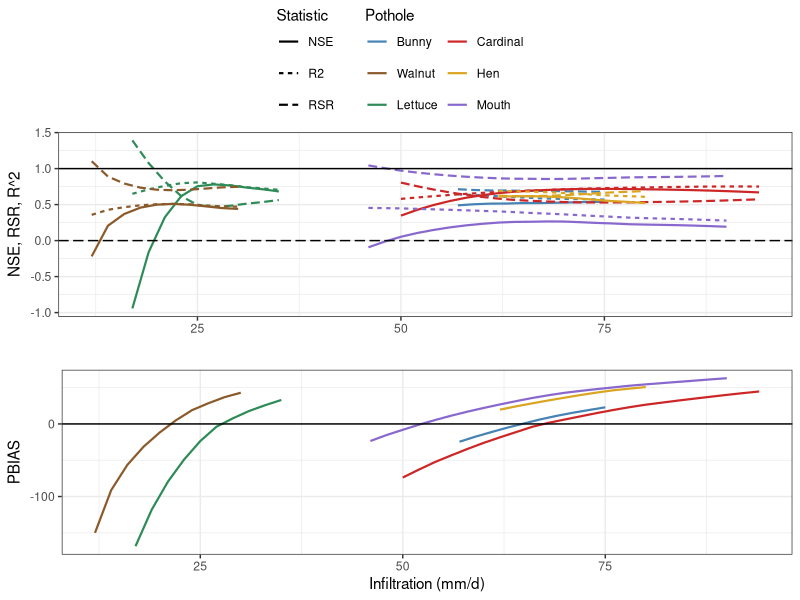
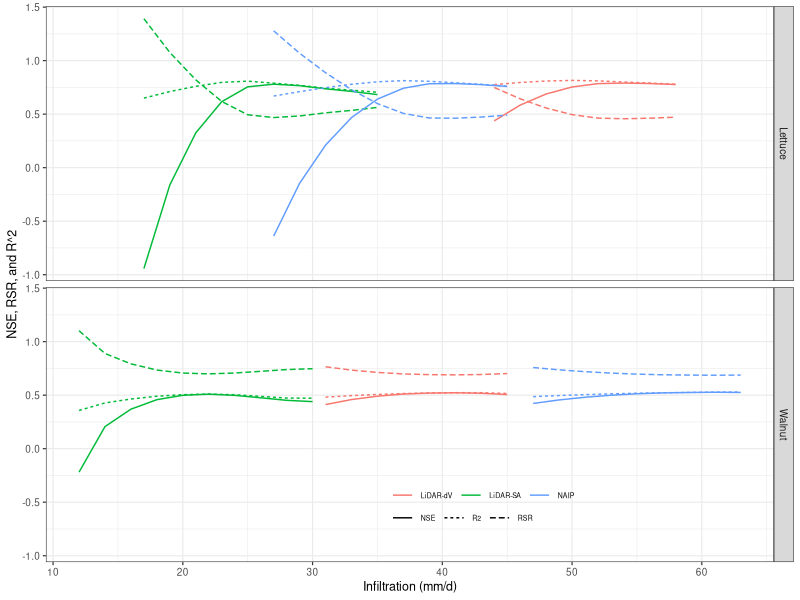
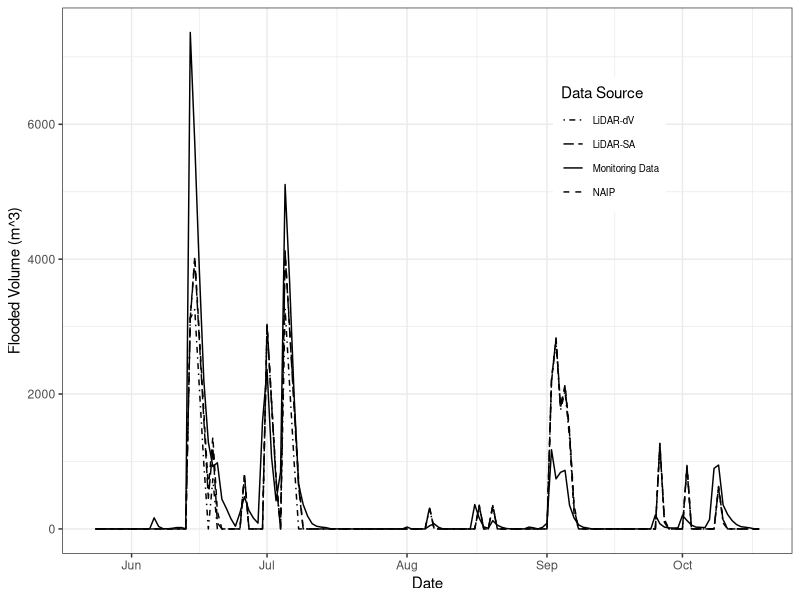
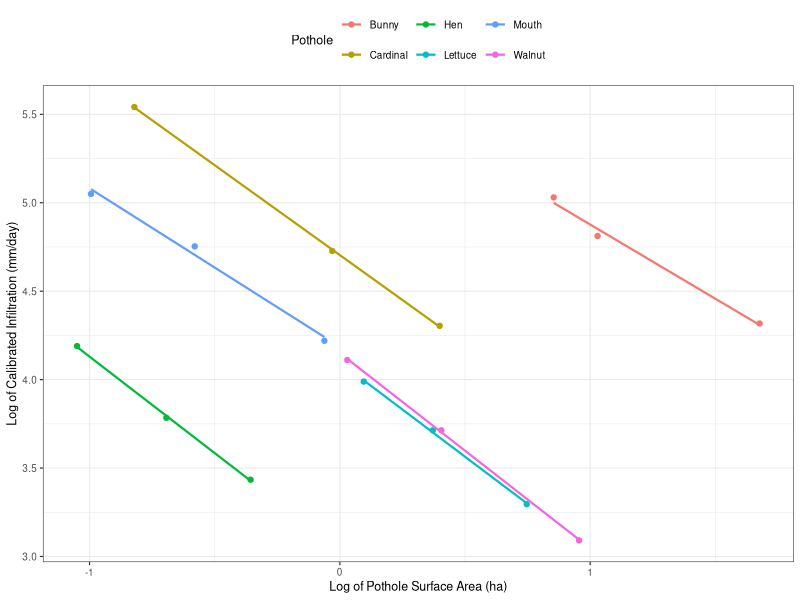
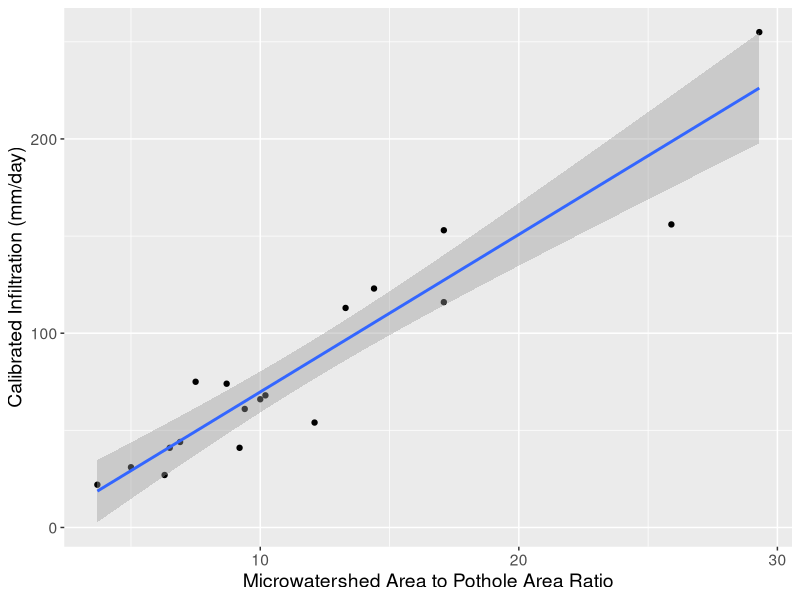
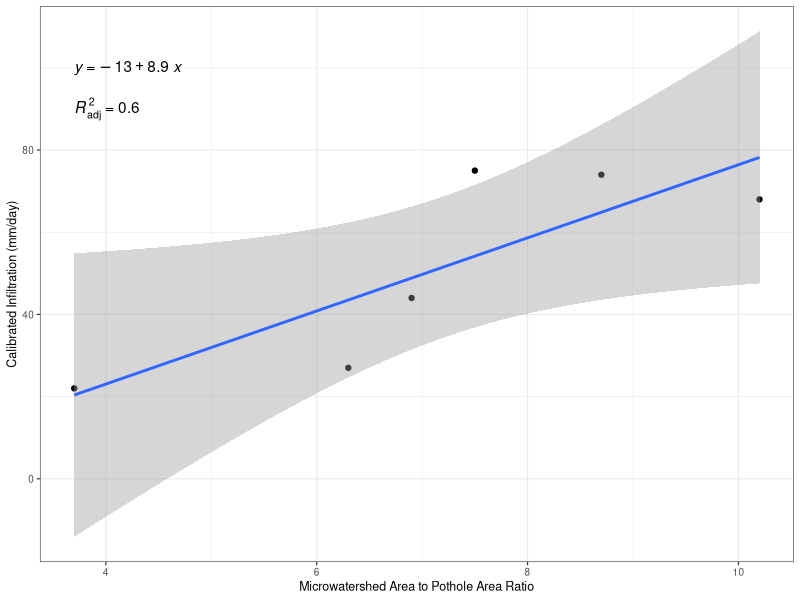
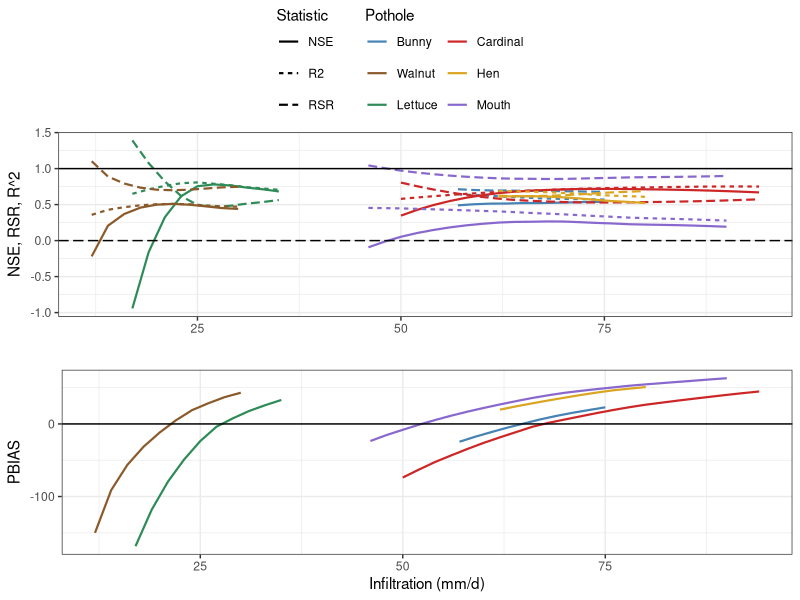
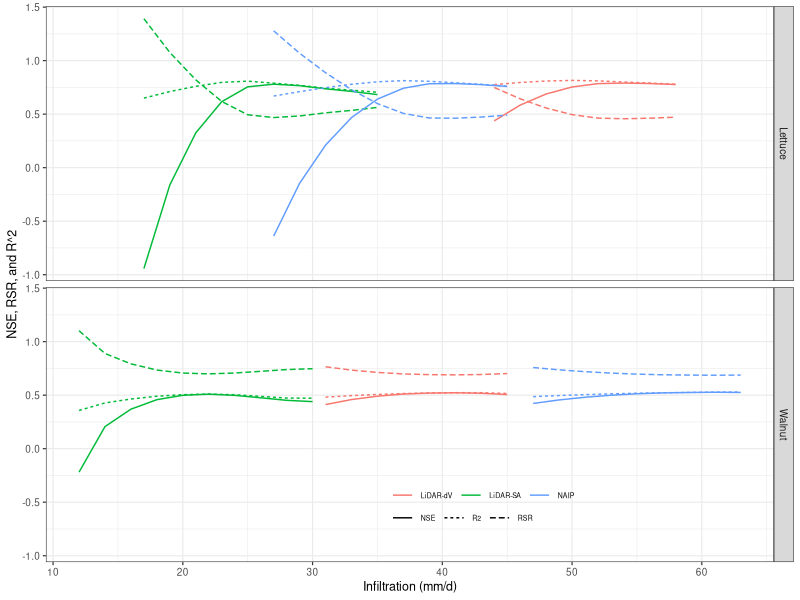

R code for these plots, in order:
## ---- chunk 1
knitr::opts_chunk$set(echo = F)
## ---- chunk 2
# AUTHOR: BRADY NAHKALA
# LAST REVISED: 03 SEP 2020
# PURPOSE: CREATE FIGURES FOR AWM TECH MEMO PUBLICATION
# 03.23.2020 - updated with new Cardinal and mouth data
# 
# 
# =======================
library(ggplot2)
library(dplyr)
library(RColorBrewer)
library(gridExtra)
library(tidyr)
library(ggpubr)
library(ggeffects)

# DATA ==================
stats_data <- as.data.frame(read.csv("Stats_Data_All_Potholes_Methods.csv", header=T, sep = ","))
stats_data_course <- as.data.frame(read.csv("Stats_Data_Course_All.csv", header=T, sep = ","))
head(stats_data)
head(stats_data_course)

nms <- c("Bunny", "Walnut", "Lettuce", "Cardinal", "Hen", "Mouth")
cols <- c("steelblue", "tan4", "seagreen", "firebrick3", "goldenrod", "mediumpurple3")

# FIGURE 3 ==============
stats_data_filter <- stats_data %>%
  filter(Method == 3)

stats_data_long <- stats_data_filter[, c(1, 7:11)] %>%
  gather(key="Statistic", value = "result", 3:6) %>%
  filter(Statistic != "PBIAS")

ylim.p <- c(-0.2, 1.1)
ylim.s <- c(-50, 150)

b <- diff(ylim.p)/diff(ylim.s)
a <- b*(ylim.p[1]-ylim.s[1])

txtsize <- 9  

fig3a <- ggplot(stats_data_long, aes(x=Infiltration, y=result, color=Pothole, linetype=Statistic))+
  geom_line(size=0.75)+
  scale_color_manual(breaks=nms, values=cols)+
  geom_hline(aes(yintercept=1))+
  geom_hline(aes(yintercept=0),linetype="longdash")+
  ylab("NSE, RSR, R^2")+
  xlab("")+
  theme(text = element_text(size = txtsize))+
  theme_bw()+
  guides(col=guide_legend(nrow = 3, title.position="top"), linetype=guide_legend(nrow=3, title.position="top"))

fig3b <- ggplot(stats_data_filter)+
  geom_line(aes(x=Infiltration, y=PBIAS, color=Pothole), linetype="solid", size=0.75)+
  scale_color_manual(breaks=nms, values=cols)+
  geom_hline(aes(yintercept=0),linetype="solid")+
  ylab("PBIAS")+
  xlab("Infiltration (mm/d)")+
  theme(text = element_text(size = txtsize))+
  theme_bw()


png("Fig3_Calibration.png", width=90, height=180, units="mm", res=200)
# windows()
ggarrange(fig3a, fig3b, ncol=1, common.legend = T, legend = "top")
dev.off()

ggarrange(fig3a, fig3b, ncol=1, common.legend = T, legend = "top")

## ---- chunk 3
# DATA ==================
stats_data <- as.data.frame(read.csv("Stats_Data_All_Potholes_Methods.csv", header=T, sep = ","))
stats_data_course <- as.data.frame(read.csv("Stats_Data_Course_All.csv", header=T, sep = ","))
head(stats_data)
head(stats_data_course)


stats_data_mw <- stats_data[ , c(1:2, 7:11)] %>%
  filter(Pothole == "Lettuce" | Pothole == "Walnut") %>%
  gather(key="Statistic", value = "result", 4:7) %>%
  filter(Statistic !="PBIAS")

stats_data_mw$Method2 <- character(length(stats_data_mw$Pothole))    
stats_data_mw <- within(stats_data_mw, Method2[Method == 1] <- "LiDAR-dV")  
stats_data_mw <- within(stats_data_mw, Method2[Method == 2] <- "NAIP") 
stats_data_mw <- within(stats_data_mw, Method2[Method == 3] <- "LiDAR-SA")
stats_data_mw <- within(stats_data_mw, rm(Method))
stats_data_mw <- stats_data_mw %>%
  rename(Method = Method2)

# PLOT ==================
# need to change size of lines - BIGGER!
# currently does not plot PBIAS

fig4 <- ggplot(stats_data_mw, aes(x = Infiltration, y=result, color=Method, linetype=Statistic)) +
  geom_line(size=0.5)+
  facet_grid(rows = vars(Pothole))+
  xlab("Infiltration (mm/d)")+
  ylab("NSE, RSR, and R^2")+
  theme_bw(base_size = 9)+
  theme(legend.position = c(0.6, 0.1), legend.text = element_text(size=5), legend.direction = "vertical", legend.spacing = unit(-3.5, 'mm'), legend.background = element_blank(),
    legend.box.background = element_blank(),
    legend.key = element_blank())+
  guides(col=guide_legend(nrow=1, title = NULL), linetype=guide_legend(nrow=1, title = NULL))
# windows()
fig4

png("Fig04_MethodsComparison.png", width=90, height=90, units="mm", res=200)
fig4
dev.off()
## ---- chunk 4
# DATA ==================
# data comes from Cardinal
hydro_data <- as.data.frame(read.csv("hydrograph_data.csv", header=T, sep = ","))
head(hydro_data)
hydro_data_long <- hydro_data %>%
  gather(key="Source", value = "Volume", 2:5)
head(hydro_data_long)

Fig5_hydrograph <- ggplot(hydro_data_long, aes(x=as.Date(Date, "%m/%d/%y"), y=Volume, group=Source))+
  geom_line(size=0.5, aes(linetype=Source))+
  scale_linetype_manual(
    name="Data Source",
    values = c("dotdash", "longdash", "solid", "dashed"),
    labels=c("LiDAR-dV","LiDAR-SA","Monitoring Data", "NAIP")
    )+
  labs(
    x = "Date",
    y="Flooded Volume (m^3)"
  )+
  theme(text = element_text(size=9))+
  theme_bw()+
  theme(legend.position = c(0.75, 0.75), legend.text = element_text(size=7))
  # guides(linetype=guide_legend(nrow = 2, title.position=c(0.75, 0.75)))

# windows()
Fig5_hydrograph

png(filename = "Fig05_Hydrograph.png", width=90, height=90, units="mm", res=200)
Fig5_hydrograph
dev.off()
## ---- chunk 5
# DATA =================

data.df <- data.frame("methods"=as.numeric(c(rep(1, 6), rep(2, 6), rep(3, 6))), 
                      "pothole" = c(rep(c("Bunny", "Walnut", "Lettuce", "Cardinal",
                                          "Hen", "Mouth"), 3)), 
                      "capa.ratio" = c(14.4, 6.5, 12.1, 29.3, 10.0, 25.9, 
                                       17.1, 9.4, 9.2, 13.3, 5.0, 17.1, 
                                       7.5, 3.7, 6.3, 8.7, 6.9, 10.2), 
                      "infiltration" = c(123, 41, 54, 255, 66, 156, 
                                         153, 61, 41, 113, 31, 116, 
                                         75, 22, 27, 74, 44, 68), 
                      "pothole.area" = c(2.8, 1.5, 1.1, 0.44, 0.35, 0.37, 
                                         2.35, 1.03, 1.45, 0.97, 0.7, 0.56, 
                                         5.35, 2.6, 2.11, 1.49, 0.5, 0.94))

# filtered to method 3
data.three.df <- data.df[13:18, ]

# linear model
l.bun <- lm(log(infiltration) ~ log(pothole.area), data=data.df[c(1, 7, 13), ])

Fig6 <- ggplot(data = data.df, aes(x = log(pothole.area), y = log(infiltration), color=pothole))+
  geom_point()+
  #geom_line(aes(x=pothole.area, y=60*pothole.area^-1))+
  stat_smooth(method = 'lm', se=FALSE, size=0.75)+
  ylab("Log of Calibrated Infiltration (mm/day)")+
  xlab("Log of Pothole Surface Area (ha)")+
  labs(color="Pothole")+
  theme_bw(base_size = 9)+
  theme(legend.position = "top")
  
png(filename="Fig6_PowerCurves.png", width=90, height=90, units="mm", res=200)
# windows()
Fig6
dev.off()
Fig6
## ---- chunk 6
# DATA =================

data.df <- data.frame("methods"=as.numeric(c(rep(1, 6), rep(2, 6), rep(3, 6))), 
                      "pothole" = c(rep(c("bunny", "walnut", "lettuce", "cardinal",
                                        "hen", "mouth"), 3)), 
                      "capa.ratio" = c(14.4, 6.5, 12.1, 29.3, 10.0, 25.9, 
                                       17.1, 9.4, 9.2, 13.3, 5.0, 17.1, 
                                       7.5, 3.7, 6.3, 8.7, 6.9, 10.2), 
                      "infiltration" = c(123, 41, 54, 255, 66, 156, 
                                         153, 61, 41, 113, 31, 116, 
                                         75, 22, 27, 74, 44, 68), 
                      "pothole.area" = c(2.8, 1.5, 1.1, 0.44, 0.35, 0.37, 
                                         2.35, 1.03, 1.45, 0.97, 0.7, 0.56, 
                                         5.35, 2.6, 2.11, 1.49, 0.5, 0.94))

# filtered to method 3
data.three.df <- data.df[13:18, ]


# PLOT, no filter =================
regr1 <- lm(infiltration ~ capa.ratio, data = data.df)
regr1

Fig7 <- ggplot(data=data.df, aes(x=capa.ratio, y = infiltration))+
  geom_point() +
  geom_smooth(method = 'lm')+
  ylab("Calibrated Infiltration (mm/day)")+
  xlab("Microwatershed Area to Pothole Area Ratio")+
  theme(text=element_text(size=14))

# png(filename="caparegr.png", width=400, height=400)
# windows()
Fig7
# dev.off()

# PLOT, filter ====================
regr2 <- lm(infiltration ~ capa.ratio, data = data.three.df)
regr2


Fig7filter <- ggplot(data=data.three.df, aes(x=capa.ratio, y = infiltration))+
  geom_point() +
  geom_smooth(method = 'lm')+
  ylab("Calibrated Infiltration (mm/day)")+
  xlab("Microwatershed Area to Pothole Area Ratio")+
  theme(text=element_text(size=14))
# windows()
# Fig7filter

gscat <- ggscatter(data.three.df, x="capa.ratio", y="infiltration", add="reg.line")+
  stat_cor()+
  stat_regline_equation()+
  labs(
    x="Microwatershed Area to Pothole Area Ratio",
    y="Calibrated Infiltration (mm/day)"
  )

formula <- y ~ poly(x, 1, raw = TRUE)
fig7filter2 <- ggplot(data.three.df, aes(x=capa.ratio, y = infiltration)) +
  geom_point() +
  stat_smooth(method = "lm", formula = formula) +
  stat_regline_equation(
    aes(label =  ..eq.label..),
    formula = formula,
    label.y=100
  )+
  stat_regline_equation(aes(label = ..adj.rr.label..), formula = formula,
    label.y=90)+
  labs(
    x="Microwatershed Area to Pothole Area Ratio",
    y="Calibrated Infiltration (mm/day)"
  )+
  theme_bw(base_size = 9)

# windows()
fig7filter2

png(filename="Fig07_Regression.png", width=90, height=90, units="mm", res=200)
# windows()
fig7filter2
dev.off()
